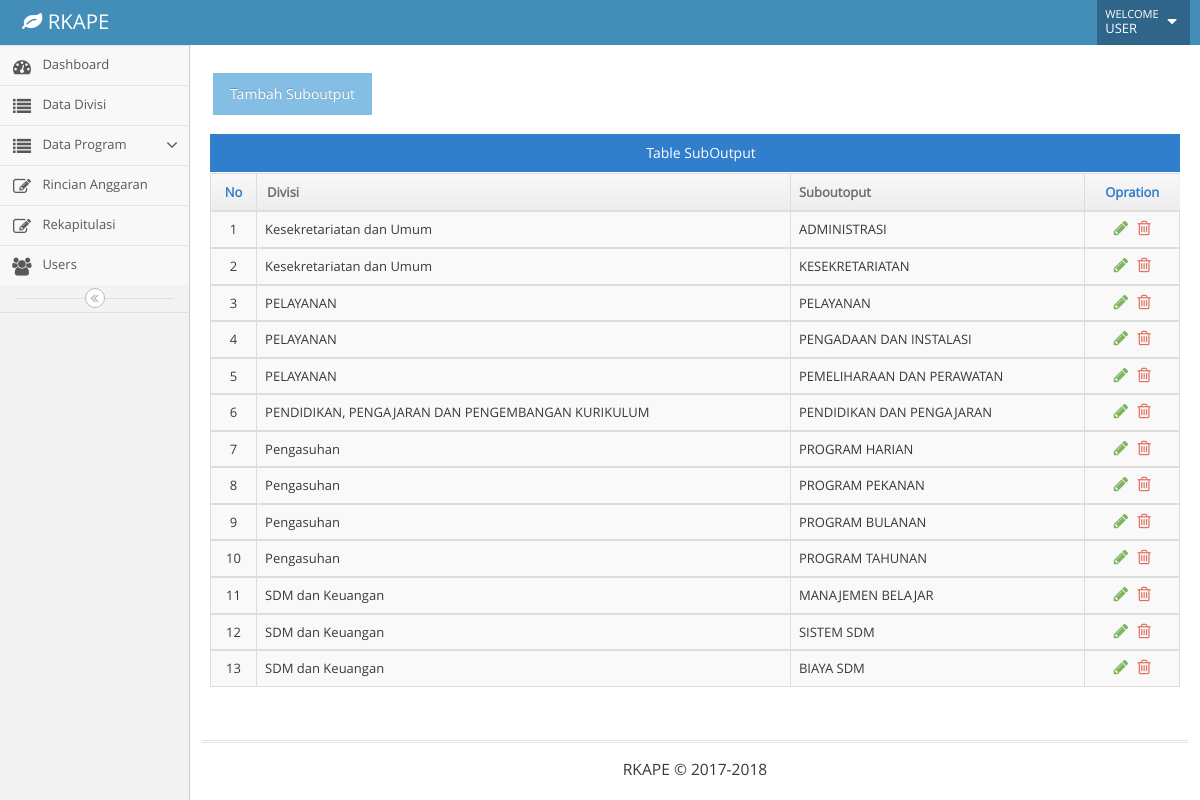
/index.php/suboutput, run on the app's committed database.
### tables this page shows
CREATE TABLE `suboutput` (
  `id_suboutput` int(11) NOT NULL,
  `nama_suboutput` varchar(50) NOT NULL,
  `id_divisi` int(11) NOT NULL
);

CREATE TABLE `divisi` (
  `id_divisi` int(11) NOT NULL,
  `nama` varchar(20) NOT NULL,
  `deskripsi` text NOT NULL
);

### application/libraries/Template.php (called while the page is built)
<?php if ( ! defined('BASEPATH')) exit('No direct script access allowed');
class Template {
		var $template_data = array();
		function set($name, $value)
		{
			$this->template_data[$name] = $value;
		}
		function load($template = '', $view = '' , $view_data = array(), $return = FALSE)
		{
			$this->CI =& get_instance();
			$this->set('contents', $this->CI->load->view($view, $view_data, TRUE));
			return $this->CI->load->view($template, $this->template_data, $return);
		}
}

### application/controllers/Suboutput.php (called while the page is built, shortened)
<?php
class Suboutput extends CI_Controller
{
	function index()
	{
		$data['record'] = $this->Model_suboutput->tampilkan_suboutput();
		$data['judul'] = 'Suboutput';
		$data['subjudul'] = 'Data Suboutput';
		$this->template->load('template','suboutput/v_data',$data);
	}
}
?>

### index.php (called while the page is built, shortened)
<?php
require_once BASEPATH.'core/CodeIgniter.php';

### application/models/Model_suboutput.php (called while the page is built, shortened)
<?php
class Model_suboutput extends CI_Model
{
	function tampilkan_suboutput()
	{
		$query = "SELECT * FROM suboutput INNER JOIN divisi ON suboutput.id_divisi = divisi.id_divisi ORDER BY divisi.deskripsi ASC";
		return $this->db->query($query);
	}
}
 ?>

### application/views/suboutput/v_data.php (the view)
<div>
<br>
<div class="hidden-sm hidden-xs action-buttons">
	<a href="<?= base_url('index.php/suboutput/post'); ?>"><button class="btn btn-info" >Tambah Suboutput</button></a>
</div>
<br>
	<div class="center table-header">
		Table SubOutput
	</div>
	<div id="dynamic-table_wrapper" class="dataTables_wrapper form-inline no-footer">
		<table id="dynamic-table" class="table table-striped table-bordered table-hover dataTable no-footer" role="grid" aria-describedby="dynamic-table_info">
		<thead>
			<tr role="row">
				<th class="center sorting_disabled" rowspan="1" colspan="1" aria-label="">
				No
				</th>
				<th tabindex="0" aria-controls="dynamic-table" rowspan="1" colspan="1" aria-label="Update : activate to sort column descending" aria-sort="ascending">
					<i class="ace-icon bigger-110 hidden-480"></i>Divisi
				</th>
				<th tabindex="0" aria-controls="dynamic-table" rowspan="1" colspan="1" aria-label="Domain: activate to sort column ascending">Suboutoput</th>
				<th class="center sorting_disabled" rowspan="1" colspan="1" aria-label="">Opration	</th>
			</tr>
		</thead>
		<tbody>
			<?php
			$no=1;
			foreach ($record->result() as $d): ?>
				<tr role="row" class="odd">
					<td class="center">
						<?= $no; ?>
					</td>
					<td>
						<?= $d->deskripsi; ?>
					</td>
					<td>
						<?= $d->nama_suboutput; ?>
					</td>
					<td class="center">
					<div class="hidden-sm hidden-xs action-buttons">
						<a class="green" href="<?= base_url('index.php/suboutput/edit/'.$d->id_suboutput); ?> ">
							<i class="ace-icon fa fa-pencil bigger-130"></i>
						</a>
						<a onclick="return confirm('apakah anda yakin menghapus data ini ?')" class="red" href="<?= base_url('index.php/suboutput/delete/'.$d->id_suboutput); ?> ">
							<i class="ace-icon fa fa-trash-o bigger-130"></i>
						</a>
					</div>
					</td>
				</tr>
			</tbody>
		<?php
		$no++;
		endforeach ?>
		</table></div>
										</div>

### application/views/template.php (style rules this page uses)
.table>tbody>tr>td { vertical-align: middle; }

### data on the page
suboutput: id_divisi.deskripsi "Kesekretariatan dan Umum", nama_suboutput "ADMINISTRASI"
suboutput: id_divisi.deskripsi "Kesekretariatan dan Umum", nama_suboutput "KESEKRETARIATAN"
suboutput: id_divisi.deskripsi "PELAYANAN", nama_suboutput "PELAYANAN"
suboutput: id_divisi.deskripsi "PELAYANAN", nama_suboutput "PENGADAAN DAN INSTALASI"
suboutput: id_divisi.deskripsi "PELAYANAN", nama_suboutput "PEMELIHARAAN DAN PERAWATAN"
suboutput: id_divisi.deskripsi "PENDIDIKAN, PENGAJARAN DAN PENGEMBANGAN KURIKULUM", nama_suboutput "PENDIDIKAN DAN PENGAJARAN"
suboutput: id_divisi.deskripsi "Pengasuhan", nama_suboutput "PROGRAM HARIAN"
suboutput: id_divisi.deskripsi "Pengasuhan", nama_suboutput "PROGRAM PEKANAN"
suboutput: id_divisi.deskripsi "Pengasuhan", nama_suboutput "PROGRAM BULANAN"
suboutput: id_divisi.deskripsi "Pengasuhan", nama_suboutput "PROGRAM TAHUNAN"
suboutput: id_divisi.deskripsi "SDM dan Keuangan", nama_suboutput "MANAJEMEN BELAJAR"
suboutput: id_divisi.deskripsi "SDM dan Keuangan", nama_suboutput "SISTEM SDM"
suboutput: id_divisi.deskripsi "SDM dan Keuangan", nama_suboutput "BIAYA SDM"
